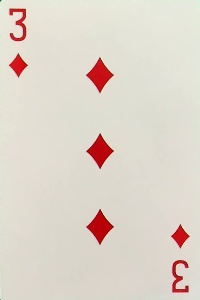
#> input picture retos_examenes/examen_parcial/data/imagenes_referencia/3_DIAMANTES_1.jpg, 200 x 300 px, found by its file name
$ python test_debug_color.py
#> lines starting #> are read from the running program, lines starting #| are printed output that depends on the picture
import cv2
import numpy as np

# Cargar imagen de DIAMANTES
img = cv2.imread('data/imagenes_referencia/3_DIAMANTES_1.jpg')
#> img is the input picture: shape (300, 200, 3); mean B, G, R 202.6, 213.3, 222.4
img = cv2.resize(img, (200, 300))

# Extraer ROI del palo
x, y, w, h = (5, 50, 40, 40)  # ROI_CORNER_SUIT
roi_palo = img[y:y+h, x:x+w]
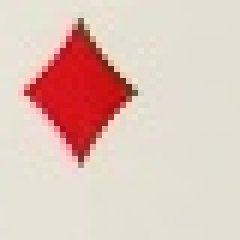
#> roi_palo: shape (40, 40, 3) (shown 6 times larger); mean B, G, R 187.7, 197.5, 225

# Analizar color
mean_b = np.mean(roi_palo[:,:,0])
#> mean_b = 187.7
mean_g = np.mean(roi_palo[:,:,1])
#> mean_g = 197.5
mean_r = np.mean(roi_palo[:,:,2])
#> mean_r = 225

diff_r_g = mean_r - mean_g
#> diff_r_g = 27.53
diff_r_b = mean_r - mean_b
#> diff_r_b = 37.28

print(f"BGR: B={mean_b:.1f}, G={mean_g:.1f}, R={mean_r:.1f}")
#| BGR: B=187.7, G=197.5, R=225.0
print(f"Diferencias: R-G={diff_r_g:.1f}, R-B={diff_r_b:.1f}")
#| Diferencias: R-G=27.5, R-B=37.3
print(f"¿Es rojo? R-G>30 AND R-B>40")
print(f"  R-G>30: {diff_r_g > 30}")
#|   R-G>30: False
print(f"  R-B>40: {diff_r_b > 40}")
#|   R-B>40: False
print(f"  Resultado: {(diff_r_g > 30) and (diff_r_b > 40)}")
#|   Resultado: False

cv2.imshow('ROI Palo', cv2.resize(roi_palo, (200, 200)))
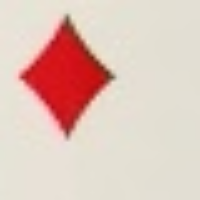
#> window 'ROI Palo': shape (200, 200, 3); mean B, G, R 187.6, 197.4, 224.9
cv2.waitKey(0)

$ run again, with retos_examenes/examen_parcial/data/imagenes_referencia/10_DIAMANTES_0.jpg copied over retos_examenes/examen_parcial/data/imagenes_referencia/3_DIAMANTES_1.jpg
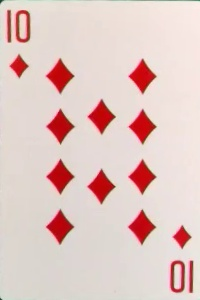
#> input picture retos_examenes/examen_parcial/data/imagenes_referencia/10_DIAMANTES_0.jpg, 200 x 300 px, found by its file name
#> img is the input picture: shape (300, 200, 3); mean B, G, R 195.5, 200.3, 225.4
#> `roi_palo = img[y:y+h, x:x+w]`:
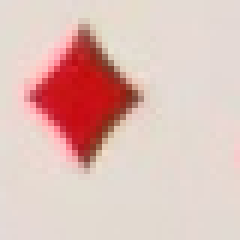
#> roi_palo: shape (40, 40, 3) (shown 6 times larger); mean B, G, R 185.1, 191.7, 223.4
#> mean_b = 185.1
#> mean_g = 191.7
#> mean_r = 223.4
#> diff_r_g = 31.73
#> diff_r_b = 38.25
#| BGR: B=185.1, G=191.7, R=223.4
#| Diferencias: R-G=31.7, R-B=38.2
#|   R-G>30: True
#|   R-B>40: False
#|   Resultado: False
#> `cv2.imshow('ROI Palo', cv2.resize(roi_palo, (200, 200)))`:
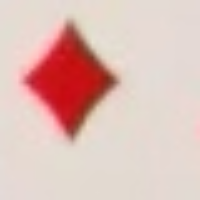
#> window 'ROI Palo': shape (200, 200, 3); mean B, G, R 185.1, 191.6, 223.3

$ run again, with retos_examenes/examen_parcial/data/imagenes_referencia/2_DIAMANTES_0.jpg copied over retos_examenes/examen_parcial/data/imagenes_referencia/3_DIAMANTES_1.jpg
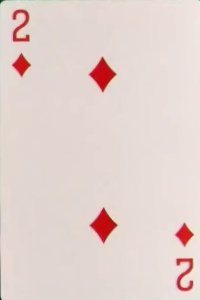
#> input picture retos_examenes/examen_parcial/data/imagenes_referencia/2_DIAMANTES_0.jpg, 200 x 300 px, found by its file name
#> img is the input picture: shape (300, 200, 3); mean B, G, R 206.2, 211.3, 227.3
#> `roi_palo = img[y:y+h, x:x+w]`:
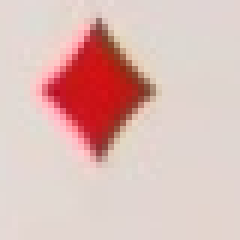
#> roi_palo: shape (40, 40, 3) (shown 6 times larger); mean B, G, R 184.3, 189.2, 221.3
#> mean_b = 184.3
#> mean_g = 189.2
#> mean_r = 221.3
#> diff_r_g = 32.05
#> diff_r_b = 36.95
#| BGR: B=184.3, G=189.2, R=221.3
#| Diferencias: R-G=32.0, R-B=36.9
#|   R-G>30: True
#|   R-B>40: False
#|   Resultado: False
#> `cv2.imshow('ROI Palo', cv2.resize(roi_palo, (200, 200)))`:
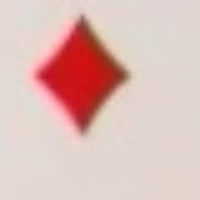
#> window 'ROI Palo': shape (200, 200, 3); mean B, G, R 184.3, 189.2, 221.2
